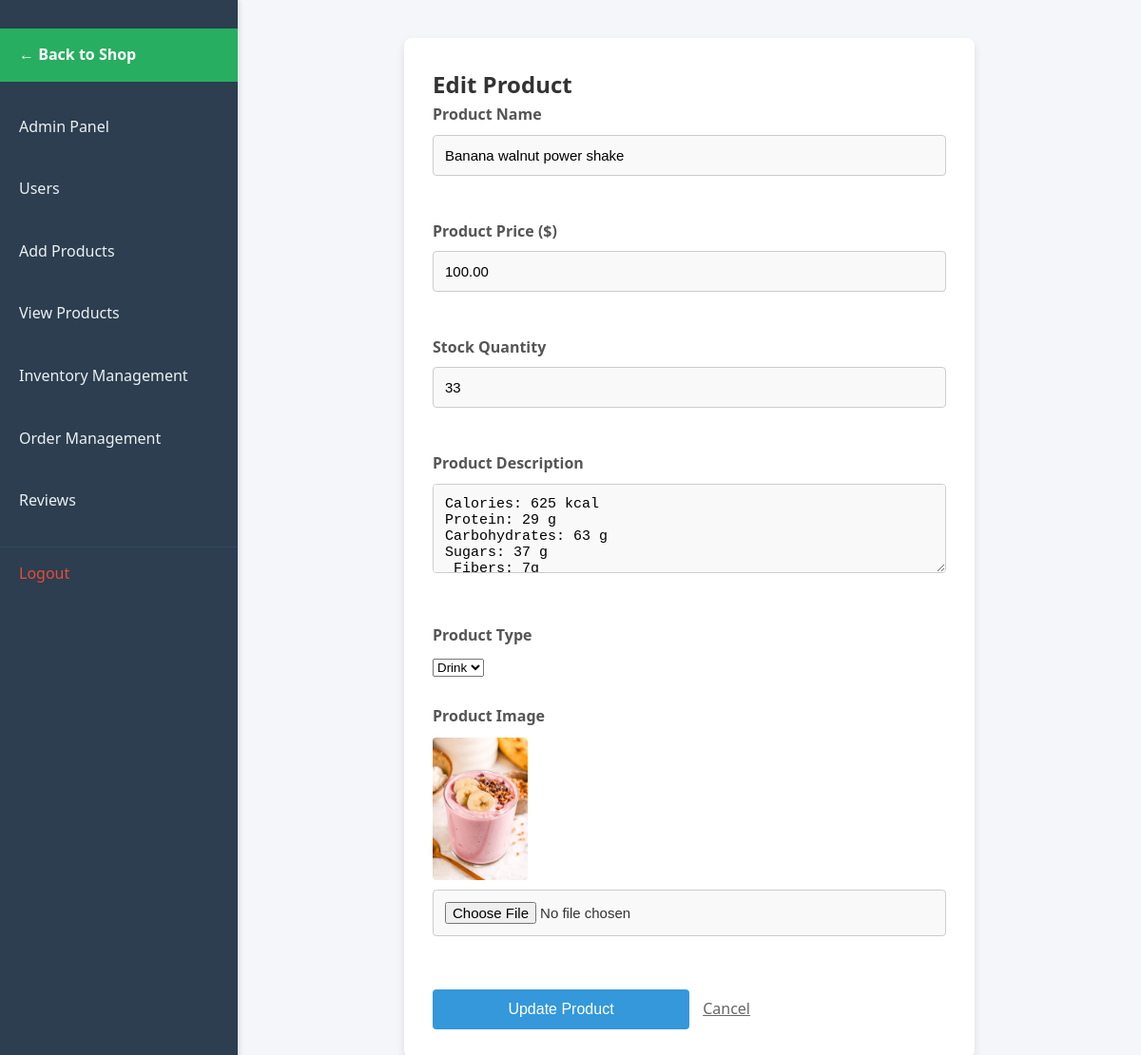
The page /admin/addproduct.php?edit=8 (signed in) on the database as committed earlier.
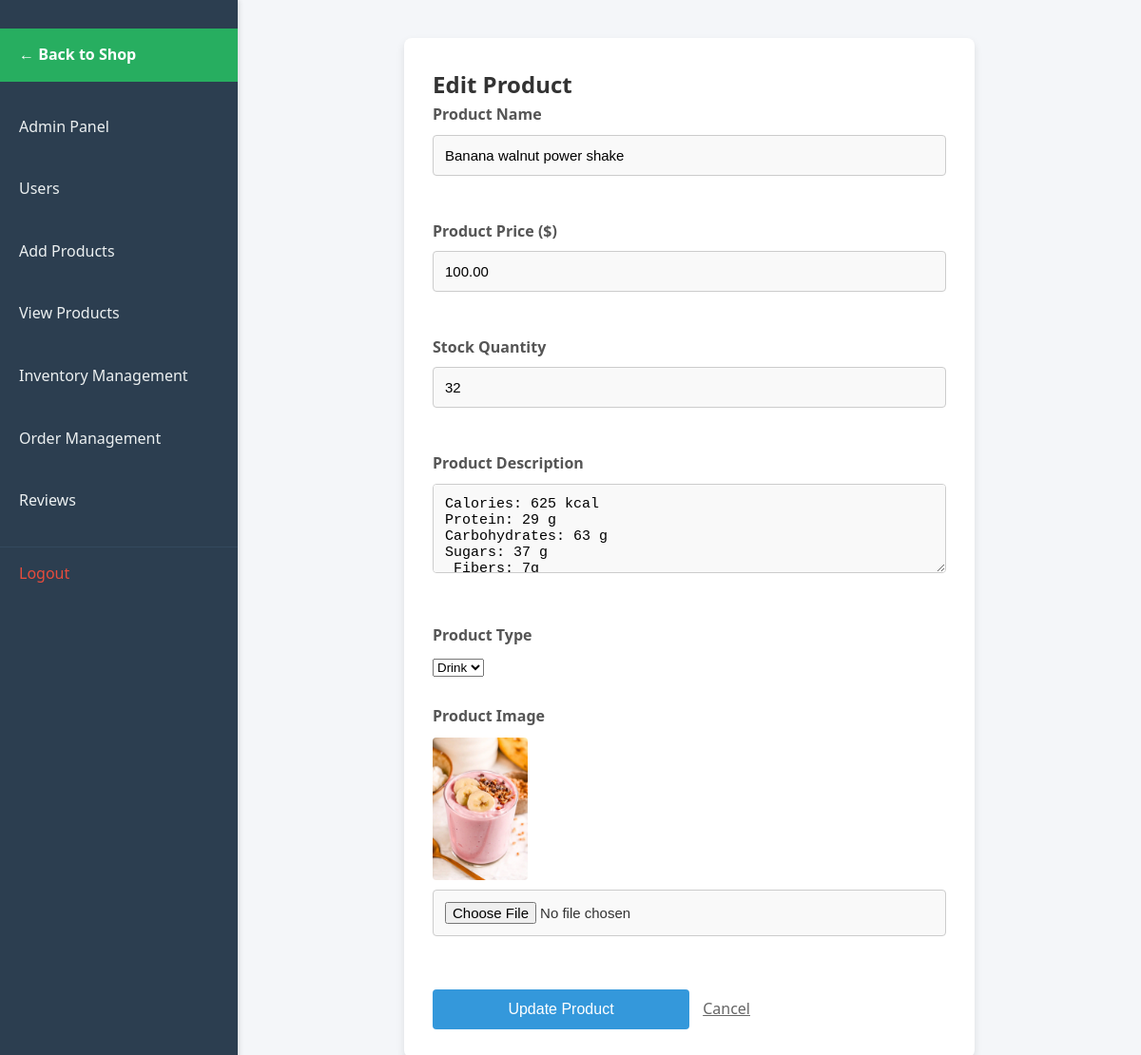
The same page on the database as committed later.
### tables this page shows
CREATE TABLE `products` (
  `id` int(11) NOT NULL,
  `name` varchar(150) NOT NULL,
  `description` text DEFAULT NULL,
  `price` decimal(10,2) NOT NULL,
  `stock` int(11) NOT NULL DEFAULT 0,
  `image_path` varchar(255) DEFAULT NULL,
  `type` enum('food','drink') NOT NULL,
  `status` enum('active','archived') NOT NULL DEFAULT 'active',
  `created_at` datetime DEFAULT current_timestamp()
);

### admin/addproduct.php (the view, shortened to what this page needs)
<?php
require_once __DIR__ . '/../init.php';
$name = '';
$price = '';
$description = '';
$type = 'food';
$image = '';
$stock = 0;
if (isset($_GET['edit'])) {
    $id = intval($_GET['edit']);
    $stmt = $conn->prepare("SELECT * FROM `products` WHERE `id` = ?");
    $stmt->bind_param("i", $id);
    $stmt->execute();
    $result = $stmt->get_result();
    if ($result && $result->num_rows > 0) {
        $array = $result->fetch_assoc();
        $name = $array['name'];
        $price = $array['price'];
        $description = $array['description'];
        $image = $array['image_path'];
        $type = $array['type'];
        $stock = $array['stock'];
    }
}
?>
<!DOCTYPE html>
<html lang="en">
<head>
    <link rel="stylesheet" href="assets/css/addproduct.css">
</head>
<body>
    <nav>
        <ul>
            <li><a href="../shop.php"
                    style="background-color: #27ae60; color: white; margin-bottom: 20px; font-weight: bold;">← Back to
                    Shop</a></li>
            <li><a href="AdminPanel.php">Admin Panel</a></li>
            <li><a href="useradmin.php">Users</a></li>
            <li><a href="addproduct.php" class="<?php echo !isset($_GET['edit']) ? 'active' : ''; ?>">Add Products</a>
            </li>
            <li><a href="viewproduct.php">View Products</a></li>
            <li><a href="Inventory.php">Inventory Management</a></li>
            <li><a href="order_management.php">Order Management</a></li>
            <li><a href="reviews_management.php">Reviews</a></li>
            <li><a href="/app/logout.php">Logout</a></li>
        </ul>
    </nav>
    <main>
        <form method="POST" enctype="multipart/form-data">
            <h2><?php echo isset($_GET['edit']) ? 'Edit' : 'Add New'; ?> Product</h2>
            <label for="name">Product Name</label>
            <input value="<?php echo htmlspecialchars($name); ?>" id="name" type="text" name="name" required><br><br>
            <label for="price">Product Price ($)</label>
            <input value="<?php echo $price; ?>" id="price" type="number" step="0.01" name="price" required><br><br>
            <label for="stock">Stock Quantity</label>
            <input value="<?php echo $stock; ?>" id="stock" type="number" name="stock" required><br><br>
            <label for="description">Product Description</label>
            <textarea id="description" name="description"
                rows="4"><?php echo htmlspecialchars($description); ?></textarea><br><br>
            <label for="type">Product Type</label>
            <select id="type" name="type">
                <option value="drink" <?php echo $type === 'drink' ? 'selected' : ''; ?>>Drink</option>
            </select><br><br>
            <label for="image">Product Image</label>
            <?php if (!empty($image)): ?>
                <div style="margin-bottom: 10px;">
                    <img src="../<?php echo $image; ?>" alt="Current Image" width="100">
                </div>
            <?php endif; ?>
            <input id="image" type="file" name="image"><br><br>
            <div class="f-btn">
                <?php if (isset($_GET['edit'])): ?>
                    <button type="submit" name="update">Update Product</button>
                    <a href="viewproduct.php" style="padding: 10px; color: #666;">Cancel</a>
                <?php else: ?>
                    <button type="submit" name="add">Add Product</button>
                <?php endif; ?>
            </div>
        </form>
    </main>
</body>
</html>

Rows that differ between the two databases and show on the page:
changed products "Banana walnut power shake": stock "33" → "32"
